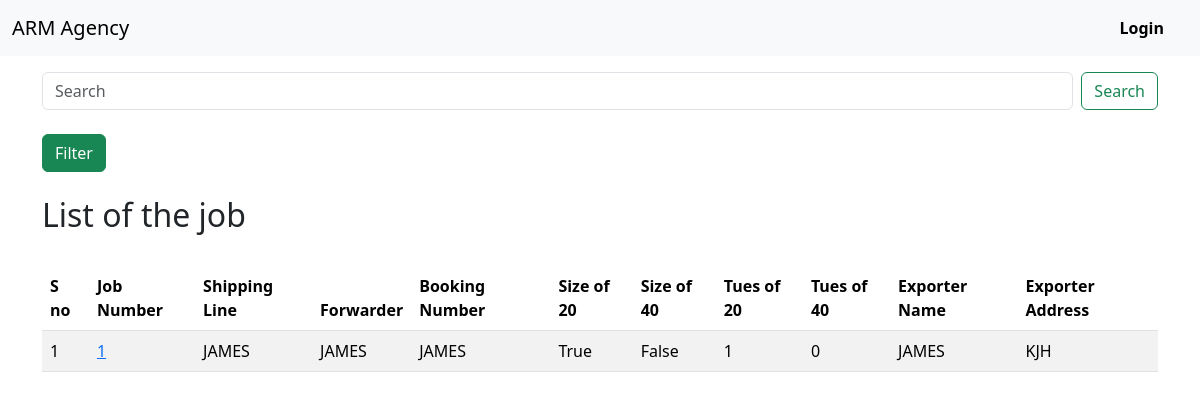
Before: /jobData/list with the older database file.
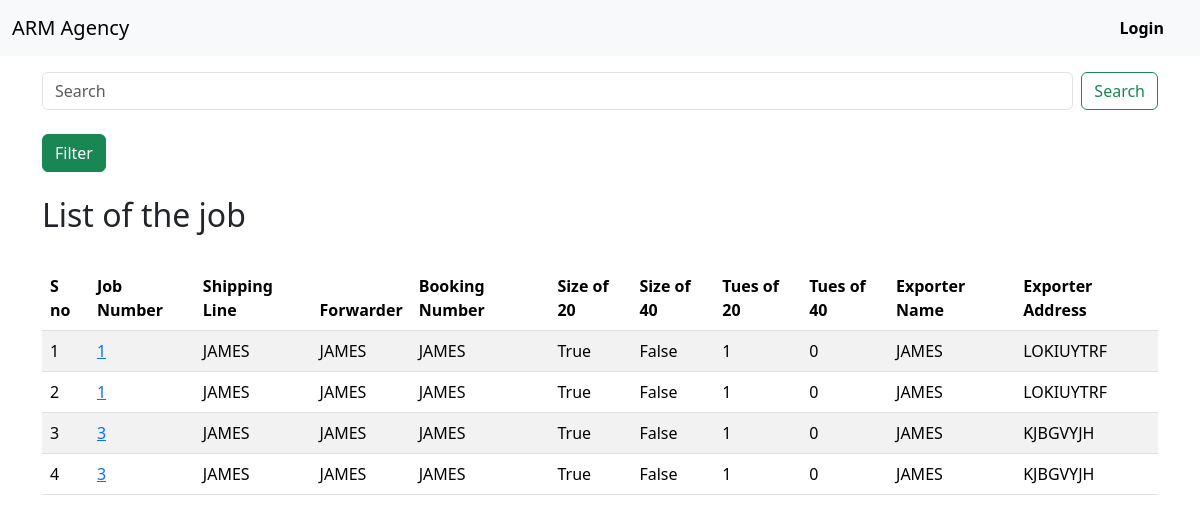
After: the same page with the newer database file.
### jobData/models.py (models this page shows, shortened)
class DataOfJob(models.Model):
    index = models.IntegerField(primary_key=True)
    jobNumber = models.IntegerField()
    noOfBooking = models.IntegerField(default=1)
    container_no = models.CharField(max_length=255)
    shippingLine = models.CharField(max_length=255)
    Forwarder = models.CharField(max_length=255)
    bookingNum = models.CharField(max_length=255)
    exporterName = models.CharField(max_length=255)
    exporterAddress = models.CharField(max_length=255)
    size_20 = models.BooleanField('size=20', default=False)
    size_40 = models.BooleanField('size=40', default=False)
    tues_1 = models.IntegerField(default=0)
    tues_2 = models.IntegerField(default=0)
    totalTues_1 = models.IntegerField(default=0)
    totalTues_2 = models.IntegerField(default=0)
    todayDate = models.DateField(default=date.today)

### jobData/views.py (the view)
# urls.py: path('list', views.jobListView.as_view(), name='jobList'),
class jobListView(ListView):
    model = DataOfJob
    context_object_name = 'showJobList'

### jobData/templates/jobData/dataofjob_list.html
{% extends 'base.html' %}
{% block content %}
<form method="GET" action="{% url 'jobData:search' %}" class="d-flex" role="search">
    <input class="form-control me-2" type="search" placeholder="Search" aria-label="Search" name="search" id="search">
    <button class="btn btn-outline-success" type="submit">Search</button>
</form>
<br>
<a class="btn btn-success" href="{% url 'jobData:jobFilterList' %}" role="button">
  Filter
</a>
<br><br>
<h2>List of the job</h2>
<br>
<table class="table table-striped">
    <thead>
      <tr>
        <th scope="col">S no</th>
        <th scope="col">Job Number</th>
        <th scope="col">Shipping Line</th>
        <th scope="col">Forwarder</th>
        <th scope="col">Booking Number</th>
        <th scope="col">Size of 20</th>
        <th scope="col">Size of 40</th>
        <th scope="col">Tues of 20</th>
        <th scope="col">Tues of 40</th>
        <th scope="col">Exporter Name</th>
        <th scope="col">Exporter Address</th>
      </tr>
    </thead>
    <tbody>
        {% for items in showJobList %}
            <tr>
                <td>{{ forloop.counter }}</td>
                <td><a href="{% url 'jobData:jobDetail' pk=items.pk %}" class="link-opacity-25-hover">{{ items.jobNumber }}</a></td>
                <td>{{ items.shippingLine }}</td>
                <td>{{ items.Forwarder }}</td>
                <td>{{ items.bookingNum }}</td>
                <td>{{ items.size_20 }}</td>
                <td>{{ items.size_40 }}</td>
                <td>{{ items.tues_1 }}</td>
                <td>{{ items.tues_2 }}</td>
                <td>{{ items.exporterName }}</td>
                <td>{{ items.exporterAddress }}</td>
            </tr>
        {% endfor %}
    </tbody>
  </table>
{% endblock %}

### templates/base.html (shortened to what this page needs)
{% load static %}
<!DOCTYPE html>
<html lang="en">
<head>
    <link href="https://cdn.jsdelivr.net/npm/bootstrap@5.3.2/dist/css/bootstrap.min.css" rel="stylesheet">
    <link rel="stylesheet" href="{% static 'css/style.css' %}">
</head>
<body>
  <nav class="navbar fixed-top navbar-expand-lg bg-body-tertiary">
    <div class="container-fluid">
      <a class="navbar-brand" href="{% url 'home' %}">ARM Agency</a>
      <div class="offcanvas offcanvas-end" tabindex="-1" id="offcanvasNavbar" aria-labelledby="offcanvasNavbarLabel">
        <div class="offcanvas-body">
          <ul class="navbar-nav justify-content-end flex-grow-1 pe-3">
            {% if user.is_authenticated %}
                <li class="nav-item">
                  <a class="nav-link active" aria-current="page" href="{% url 'jobData:createJob' %}">New Job</a>
                </li>
                <li class="nav-item">
                  <a class="nav-link active" aria-current="page" href="{% url 'jobData:jobList' %}">Job List</a>
                </li>
                <li class="nav-item">
                  <div class="dropdown">
                    <button class="nav-link active dropdown-toggle" type="button" data-bs-toggle="dropdown" aria-expanded="false">
                      More
                    </button>
                    <ul class="dropdown-menu">
                      <li><a class="dropdown-item" href="{% url 'jobVGM:vgmList' %}">VGM List</a></li>
                      <li><a class="dropdown-item" href="{% url 'jobBOL:bolList' %}">BL List</a></li>
                      <li><a class="dropdown-item" href="{% url 'jobACD:acdList' %}">ACD List</a></li>
                      <li><a class="dropdown-item" href="{% url 'stuffingSheet:stuffingSheetList' %}">Stuffing Sheet</a></li>
                      <li><a class="dropdown-item" href="{% url 'jobOther:otherList' %}">Extended Data</a></li>
                    </ul>
                  </div>
                </li>
            {% if user.is_authenticated and user.is_superuser %}
                <li>
                  <a class="nav-link active me-auto fw-semibold" href="{% url 'accounts:signup' %}">Signup</a>
                </li>
            {% endif %}
                <!-- <li>
                  <a class="nav-link active fw-semibold" aria-current="page" href="{% url 'accounts:logout' %}">Logout</a>
                </li> -->
                <form action="{% url 'logout' %}" method="POST">
                  {% csrf_token %}
                  {% if messages %}
                  {% for message in messages %}
                  <div class="alert
                  {% if message.tags == 'error' %} alert-danger
                  {% elif message.tags == 'success' %} alert-success
                  {% else %} alert-warning
                  {% endif %} alert-dismissible fade show"
                  role="alert">
                      {{ message }}
                      <button type="button" class="nav-link active me-auto fw-semibold" data-bs-dismiss="alert" aria-label="Close"></button>
                  </div>
                  {% endfor %}
                  {% endif %}
                  <button type="submit" class="nav-link active me-auto fw-semibold">Logout</button>
              </form>
            {% else %}
                <li class="nav-item">
                  <a class="nav-link active fw-semibold" aria-current="page" href="{% url 'accounts:login' %}">Login</a></li>
            {% endif %}
          </ul>
        </div>
      </div>
    </div>
  </nav>
  <br><br><br>
    <div class="container">
      {% block content %}
      {% endblock %}
    </div>
</body>
</html>

Changed rows visible on the page:
changed DataOfJob (number 1 of 4 on the later page): exporterAddress "KJH" → "LOKIUYTRF"
added DataOfJob: jobNumber "1", shippingLine "JAMES", Forwarder "JAMES", bookingNum "JAMES", size_20 "True", size_40 "False", tues_1 "1", tues_2 "0", exporterName "JAMES", exporterAddress "LOKIUYTRF"
added DataOfJob: jobNumber "3", shippingLine "JAMES", Forwarder "JAMES", bookingNum "JAMES", size_20 "True", size_40 "False", tues_1 "1", tues_2 "0", exporterName "JAMES", exporterAddress "KJBGVYJH"
added DataOfJob: jobNumber "3", shippingLine "JAMES", Forwarder "JAMES", bookingNum "JAMES", size_20 "True", size_40 "False", tues_1 "1", tues_2 "0", exporterName "JAMES", exporterAddress "KJBGVYJH"
